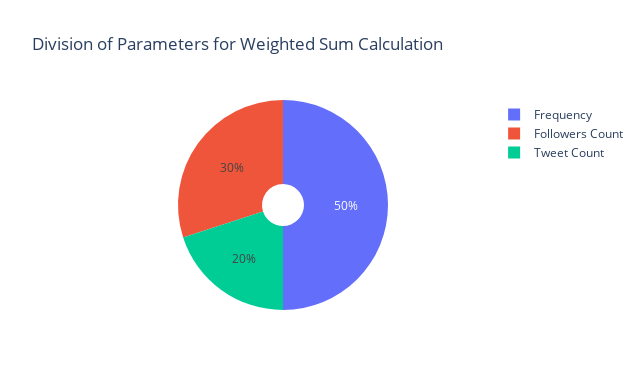

The cell this chart's notebook holds for it:
### Code cell
import plotly.graph_objects as go

# Define weights for each parameter
weights = {
    'Frequency': 0.5,
    'Followers Count': 0.3,
    'Tweet Count': 0.2
}

# Define data for the pie chart
labels = list(weights.keys())
values = list(weights.values())

# Create a 3D pie chart
fig = go.Figure(data=[go.Pie(labels=labels, values=values, hole=0.2)])

# Update layout for 3D effect and size
fig.update_layout(title='Division of Parameters for Weighted Sum Calculation',
                  width=0.8 * 800,  # Adjust width as needed
                  height=0.65 * 600,  # Adjust height as needed
                  scene=dict(
                      aspectmode='cube',
                      camera=dict(
                          eye=dict(x=1.5, y=1.5, z=1.5)
                      )
                  ))

# Show the plot
fig.show()

### Figure 1 — Plotly figure (JSON) as saved in the notebook; plotly's stock layout.template omitted (floating-point values rounded to 4 significant figures)
{"data": [{"hole": 0.2, "labels": ["Frequency", "Followers Count", "Tweet Count"], "type": "pie", "values": [0.5, 0.3, 0.2]}], "layout": {"height": 390, "scene": {"aspectmode": "cube", "camera": {"eye": {"x": 1.5, "y": 1.5, "z": 1.5}}}, "title": {"text": "Division of Parameters for Weighted Sum Calculation"}, "width": 640}}
